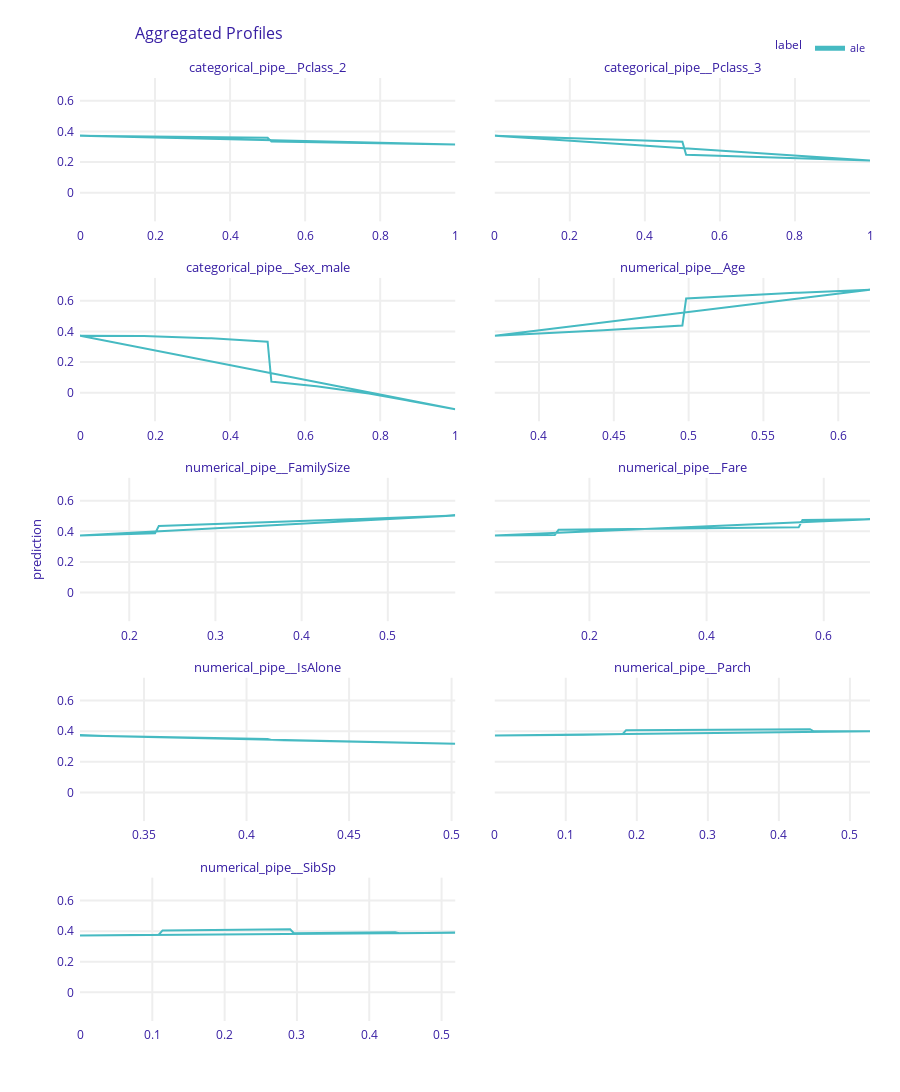

The cell this chart's notebook holds for it:
### Code cell
pdp_num.plot(pdp_num)

### Figure 1 — Plotly figure (JSON) as saved in the notebook; plotly's stock layout.template omitted (floating-point values rounded to 4 significant figures; data arrays with more than 128 entries replaced by an {"elided": "..."} marker saying what was removed)
{"data": [{"customdata": {"elided": "202x3 mixed values"}, "hovertemplate": "<b>%{hovertext}</b><br><br>prediction=%{y:.3f}<br>mean_prediction=%{customdata[0]:.3f}<extra></extra>", "hovertext": {"elided": "202 str values"}, "legendgroup": "ale", "line": {"color": "#46bac2", "dash": "solid", "width": 2}, "marker": {"symbol": "circle"}, "mode": "lines", "name": "ale", "opacity": 1, "orientation": "v", "showlegend": true, "type": "scatter", "x": {"elided": "202 float values"}, "xaxis": "x9", "y": {"elided": "202 float values"}, "yaxis": "y9"}, {"customdata": {"elided": "202x3 mixed values"}, "hovertemplate": "<b>%{hovertext}</b><br><br>prediction=%{y:.3f}<br>mean_prediction=%{customdata[0]:.3f}<extra></extra>", "hovertext": {"elided": "202 str values"}, "legendgroup": "ale", "line": {"color": "#46bac2", "dash": "solid", "width": 2}, "marker": {"symbol": "circle"}, "mode": "lines", "name": "ale", "opacity": 1, "orientation": "v", "showlegend": false, "type": "scatter", "x": {"elided": "202 float values"}, "xaxis": "x10", "y": {"elided": "202 float values"}, "yaxis": "y10"}, {"customdata": {"elided": "202x3 mixed values"}, "hovertemplate": "<b>%{hovertext}</b><br><br>prediction=%{y:.3f}<br>mean_prediction=%{customdata[0]:.3f}<extra></extra>", "hovertext": {"elided": "202 str values"}, "legendgroup": "ale", "line": {"color": "#46bac2", "dash": "solid", "width": 2}, "marker": {"symbol": "circle"}, "mode": "lines", "name": "ale", "opacity": 1, "orientation": "v", "showlegend": false, "type": "scatter", "x": {"elided": "202 float values"}, "xaxis": "x7", "y": {"elided": "202 float values"}, "yaxis": "y7"}, {"customdata": {"elided": "202x3 mixed values"}, "hovertemplate": "<b>%{hovertext}</b><br><br>prediction=%{y:.3f}<br>mean_prediction=%{customdata[0]:.3f}<extra></extra>", "hovertext": {"elided": "202 str values"}, "legendgroup": "ale", "line": {"color": "#46bac2", "dash": "solid", "width": 2}, "marker": {"symbol": "circle"}, "mode": "lines", "name": "ale", "opacity": 1, "orientation": "v", "showlegend": false, "type": "scatter", "x": {"elided": "202 float values"}, "xaxis": "x8", "y": {"elided": "202 float values"}, "yaxis": "y8"}, {"customdata": {"elided": "202x3 mixed values"}, "hovertemplate": "<b>%{hovertext}</b><br><br>prediction=%{y:.3f}<br>mean_prediction=%{customdata[0]:.3f}<extra></extra>", "hovertext": {"elided": "202 str values"}, "legendgroup": "ale", "line": {"color": "#46bac2", "dash": "solid", "width": 2}, "marker": {"symbol": "circle"}, "mode": "lines", "name": "ale", "opacity": 1, "orientation": "v", "showlegend": false, "type": "scatter", "x": {"elided": "202 float values"}, "xaxis": "x5", "y": {"elided": "202 float values"}, "yaxis": "y5"}, {"customdata": {"elided": "202x3 mixed values"}, "hovertemplate": "<b>%{hovertext}</b><br><br>prediction=%{y:.3f}<br>mean_prediction=%{customdata[0]:.3f}<extra></extra>", "hovertext": {"elided": "202 str values"}, "legendgroup": "ale", "line": {"color": "#46bac2", "dash": "solid", "width": 2}, "marker": {"symbol": "circle"}, "mode": "lines", "name": "ale", "opacity": 1, "orientation": "v", "showlegend": false, "type": "scatter", "x": {"elided": "202 float values"}, "xaxis": "x6", "y": {"elided": "202 float values"}, "yaxis": "y6"}, {"customdata": {"elided": "202x3 mixed values"}, "hovertemplate": "<b>%{hovertext}</b><br><br>prediction=%{y:.3f}<br>mean_prediction=%{customdata[0]:.3f}<extra></extra>", "hovertext": {"elided": "202 str values"}, "legendgroup": "ale", "line": {"color": "#46bac2", "dash": "solid", "width": 2}, "marker": {"symbol": "circle"}, "mode": "lines", "name": "ale", "opacity": 1, "orientation": "v", "showlegend": false, "type": "scatter", "x": {"elided": "202 float values"}, "xaxis": "x3", "y": {"elided": "202 float values"}, "yaxis": "y3"}, {"customdata": {"elided": "202x3 mixed values"}, "hovertemplate": "<b>%{hovertext}</b><br><br>prediction=%{y:.3f}<br>mean_prediction=%{customdata[0]:.3f}<extra></extra>", "hovertext": {"elided": "202 str values"}, "legendgroup": "ale", "line": {"color": "#46bac2", "dash": "solid", "width": 2}, "marker": {"symbol": "circle"}, "mode": "lines", "name": "ale", "opacity": 1, "orientation": "v", "showlegend": false, "type": "scatter", "x": {"elided": "202 float values"}, "xaxis": "x4", "y": {"elided": "202 float values"}, "yaxis": "y4"}, {"customdata": {"elided": "202x3 mixed values"}, "hovertemplate": "<b>%{hovertext}</b><br><br>prediction=%{y:.3f}<br>mean_prediction=%{customdata[0]:.3f}<extra></extra>", "hovertext": {"elided": "202 str values"}, "legendgroup": "ale", "line": {"color": "#46bac2", "dash": "solid", "width": 2}, "marker": {"symbol": "circle"}, "mode": "lines", "name": "ale", "opacity": 1, "orientation": "v", "showlegend": false, "type": "scatter", "x": {"elided": "202 float values"}, "xaxis": "x", "y": {"elided": "202 float values"}, "yaxis": "y"}], "layout": {"annotations": [{"font": {"size": 13}, "showarrow": false, "text": "numerical_pipe__SibSp", "x": 0.2375, "xanchor": "center", "xref": "paper", "y": 0.152, "yanchor": "bottom", "yref": "paper"}, {"font": {"size": 13}, "showarrow": false, "text": "numerical_pipe__IsAlone", "x": 0.2375, "xanchor": "center", "xref": "paper", "y": 0.364, "yanchor": "bottom", "yref": "paper"}, {"font": {"size": 13}, "showarrow": false, "text": "numerical_pipe__Parch", "x": 0.7625, "xanchor": "center", "xref": "paper", "y": 0.364, "yanchor": "bottom", "yref": "paper"}, {"font": {"size": 13}, "showarrow": false, "text": "numerical_pipe__FamilySize", "x": 0.2375, "xanchor": "center", "xref": "paper", "y": 0.576, "yanchor": "bottom", "yref": "paper"}, {"font": {"size": 13}, "showarrow": false, "text": "numerical_pipe__Fare", "x": 0.7625, "xanchor": "center", "xref": "paper", "y": 0.576, "yanchor": "bottom", "yref": "paper"}, {"font": {"size": 13}, "showarrow": false, "text": "categorical_pipe__Sex_male", "x": 0.2375, "xanchor": "center", "xref": "paper", "y": 0.788, "yanchor": "bottom", "yref": "paper"}, {"font": {"size": 13}, "showarrow": false, "text": "numerical_pipe__Age", "x": 0.7625, "xanchor": "center", "xref": "paper", "y": 0.788, "yanchor": "bottom", "yref": "paper"}, {"font": {"size": 13}, "showarrow": false, "text": "categorical_pipe__Pclass_2", "x": 0.2375, "xanchor": "center", "xref": "paper", "y": 1, "yanchor": "bottom", "yref": "paper"}, {"font": {"size": 13}, "showarrow": false, "text": "categorical_pipe__Pclass_3", "x": 0.7625, "xanchor": "center", "xref": "paper", "y": 1, "yanchor": "bottom", "yref": "paper"}, {"font": {"size": 13}, "showarrow": false, "text": "prediction", "textangle": -90, "x": -0.07, "xref": "paper", "y": 0.5, "yref": "paper"}], "font": {"color": "#371ea3"}, "height": 1849, "hovermode": "x unified", "legend": {"font": {"size": 11}, "itemsizing": "constant", "orientation": "h", "title": {"font": {"size": 12}, "text": "label"}, "tracegroupgap": 0, "x": 1, "xanchor": "right", "y": 1.016, "yanchor": "bottom"}, "margin": {"b": 71, "r": 30, "t": 78}, "title": {"font": {"size": 16}, "text": "Aggregated Profiles", "x": 0.15}, "xaxis": {"anchor": "y", "automargin": true, "domain": [0, 0.475], "fixedrange": true, "gridwidth": 2, "showticklabels": true, "tickcolor": "white", "ticklen": 3, "ticks": "outside", "title": {"text": ""}, "type": "linear", "zeroline": false}, "xaxis10": {"anchor": "y10", "automargin": true, "domain": [0.525, 1], "fixedrange": true, "gridwidth": 2, "showticklabels": true, "tickcolor": "white", "ticklen": 3, "ticks": "outside", "title": {"text": ""}, "type": "linear", "zeroline": false}, "xaxis2": {"anchor": "y2", "automargin": true, "domain": [0.525, 1], "fixedrange": true, "gridwidth": 2, "showticklabels": true, "tickcolor": "white", "ticklen": 3, "ticks": "outside", "title": {"text": ""}, "type": "linear", "zeroline": false}, "xaxis3": {"anchor": "y3", "automargin": true, "domain": [0, 0.475], "fixedrange": true, "gridwidth": 2, "showticklabels": true, "tickcolor": "white", "ticklen": 3, "ticks": "outside", "title": {"text": ""}, "type": "linear", "zeroline": false}, "xaxis4": {"anchor": "y4", "automargin": true, "domain": [0.525, 1], "fixedrange": true, "gridwidth": 2, "showticklabels": true, "tickcolor": "white", "ticklen": 3, "ticks": "outside", "title": {"text": ""}, "type": "linear", "zeroline": false}, "xaxis5": {"anchor": "y5", "automargin": true, "domain": [0, 0.475], "fixedrange": true, "gridwidth": 2, "showticklabels": true, "tickcolor": "white", "ticklen": 3, "ticks": "outside", "title": {"text": ""}, "type": "linear", "zeroline": false}, "xaxis6": {"anchor": "y6", "automargin": true, "domain": [0.525, 1], "fixedrange": true, "gridwidth": 2, "showticklabels": true, "tickcolor": "white", "ticklen": 3, "ticks": "outside", "title": {"text": ""}, "type": "linear", "zeroline": false}, "xaxis7": {"anchor": "y7", "automargin": true, "domain": [0, 0.475], "fixedrange": true, "gridwidth": 2, "showticklabels": true, "tickcolor": "white", "ticklen": 3, "ticks": "outside", "title": {"text": ""}, "type": "linear", "zeroline": false}, "xaxis8": {"anchor": "y8", "automargin": true, "domain": [0.525, 1], "fixedrange": true, "gridwidth": 2, "showticklabels": true, "tickcolor": "white", "ticklen": 3, "ticks": "outside", "title": {"text": ""}, "type": "linear", "zeroline": false}, "xaxis9": {"anchor": "y9", "automargin": true, "domain": [0, 0.475], "fixedrange": true, "gridwidth": 2, "showticklabels": true, "tickcolor": "white", "ticklen": 3, "ticks": "outside", "title": {"text": ""}, "type": "linear", "zeroline": false}, "yaxis": {"anchor": "x", "automargin": true, "domain": [0, 0.152], "fixedrange": true, "gridwidth": 2, "range": [-0.187, 0.7494], "tickcolor": "white", "ticklen": 3, "ticks": "outside", "title": {"text": ""}, "type": "linear", "zeroline": false}, "yaxis10": {"anchor": "x10", "automargin": true, "domain": [0.848, 1], "fixedrange": true, "gridwidth": 2, "matches": "y", "showticklabels": false, "tickcolor": "white", "ticklen": 3, "ticks": "outside", "title": {"text": ""}, "type": "linear", "zeroline": false}, "yaxis2": {"anchor": "x2", "automargin": true, "domain": [0, 0.152], "fixedrange": true, "gridwidth": 2, "matches": "y", "showticklabels": false, "tickcolor": "white", "ticklen": 3, "ticks": "outside", "title": {"text": ""}, "type": "linear", "zeroline": false}, "yaxis3": {"anchor": "x3", "automargin": true, "domain": [0.212, 0.364], "fixedrange": true, "gridwidth": 2, "matches": "y", "range": [-0.187, 0.7494], "tickcolor": "white", "ticklen": 3, "ticks": "outside", "title": {"text": ""}, "type": "linear", "zeroline": false}, "yaxis4": {"anchor": "x4", "automargin": true, "domain": [0.212, 0.364], "fixedrange": true, "gridwidth": 2, "matches": "y", "showticklabels": false, "tickcolor": "white", "ticklen": 3, "ticks": "outside", "title": {"text": ""}, "type": "linear", "zeroline": false}, "yaxis5": {"anchor": "x5", "automargin": true, "domain": [0.424, 0.576], "fixedrange": true, "gridwidth": 2, "matches": "y", "range": [-0.187, 0.7494], "tickcolor": "white", "ticklen": 3, "ticks": "outside", "title": {"text": ""}, "type": "linear", "zeroline": false}, "yaxis6": {"anchor": "x6", "automargin": true, "domain": [0.424, 0.576], "fixedrange": true, "gridwidth": 2, "matches": "y", "showticklabels": false, "tickcolor": "white", "ticklen": 3, "ticks": "outside", "title": {"text": ""}, "type": "linear", "zeroline": false}, "yaxis7": {"anchor": "x7", "automargin": true, "domain": [0.636, 0.788], "fixedrange": true, "gridwidth": 2, "matches": "y", "range": [-0.187, 0.7494], "tickcolor": "white", "ticklen": 3, "ticks": "outside", "title": {"text": ""}, "type": "linear", "zeroline": false}, "yaxis8": {"anchor": "x8", "automargin": true, "domain": [0.636, 0.788], "fixedrange": true, "gridwidth": 2, "matches": "y", "showticklabels": false, "tickcolor": "white", "ticklen": 3, "ticks": "outside", "title": {"text": ""}, "type": "linear", "zeroline": false}, "yaxis9": {"anchor": "x9", "automargin": true, "domain": [0.848, 1], "fixedrange": true, "gridwidth": 2, "matches": "y", "range": [-0.187, 0.7494], "tickcolor": "white", "ticklen": 3, "ticks": "outside", "title": {"text": ""}, "type": "linear", "zeroline": false}}}
